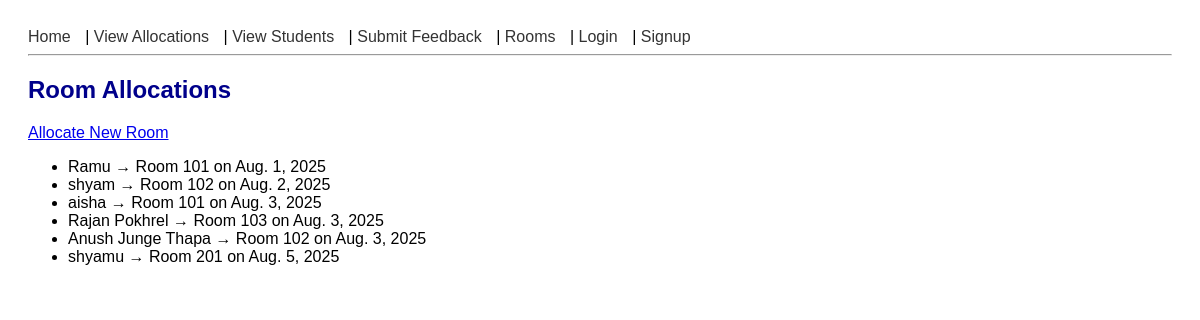
The app's page /allocations/, older data.
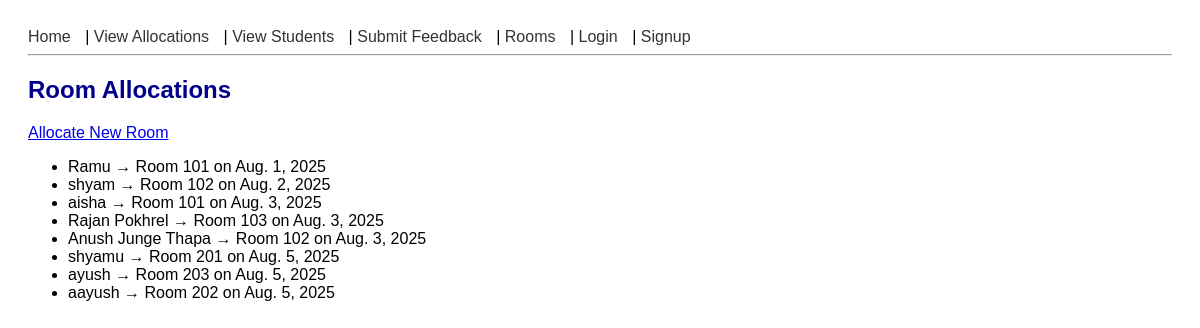
The same page, newer data.
### rooms/models.py (models this page shows, shortened)
class Allocation(models.Model):
    student = models.ForeignKey(Student, on_delete=models.CASCADE)
    room = models.ForeignKey(Room, on_delete=models.CASCADE)
    date_allocated = models.DateField(auto_now_add=True)

class Student(models.Model):
    name = models.CharField(max_length=100)
    email = models.EmailField()
    contact = models.CharField(max_length=10)
    address = models.CharField(max_length=255)
    roll_number = models.CharField(max_length=20, blank=True)
    image = models.ImageField(upload_to='student_images/', blank=True, null=True)  # added image field

class Room(models.Model):
    ROOM_TYPES = [
        ('Single', 'Single'),
        ('Double', 'Double'),
        ('Suite', 'Suite'),
    ]
    STATUS_CHOICES = [
        ('Available', 'Available'),
        ('Occupied', 'Occupied'),
        ('Maintenance', 'Under Maintenance'),
    ]
    room_number = models.CharField(max_length=10)
    floor = models.IntegerField(default=1)
    capacity = models.IntegerField()
    room_type = models.CharField(max_length=10, choices=ROOM_TYPES, default='Single')
    status = models.CharField(max_length=15, choices=STATUS_CHOICES, default='Available')

### rooms/views.py (the view)
# urls.py: path('allocations/', views.list_allocations, name='list_allocations'),          # List allocations
def list_allocations(request):
    allocations = Allocation.objects.select_related('student', 'room').all()
    return render(request, 'rooms/list_allocations.html', {'allocations': allocations})

### rooms/templates/rooms/list_allocations.html
{% extends 'rooms/base.html' %}
{% block content %}
  <h2>Room Allocations</h2>
  <a href="{% url 'allocate_room' %}">Allocate New Room</a>
  <ul>
    {% for allocation in allocations %}
      <li>{{ allocation.student.name }} → Room {{ allocation.room.room_number }} on {{ allocation.date_allocated }}</li>
    {% empty %}
      <li>No allocations yet.</li>
    {% endfor %}
  </ul>
{% endblock %}

Row changes from the older to the newer data that the page shows:
added Allocation: student.name "ayush", room.room_number "203", date_allocated "Aug. 5, 2025"
added Allocation: student.name "aayush", room.room_number "202", date_allocated "Aug. 5, 2025"
